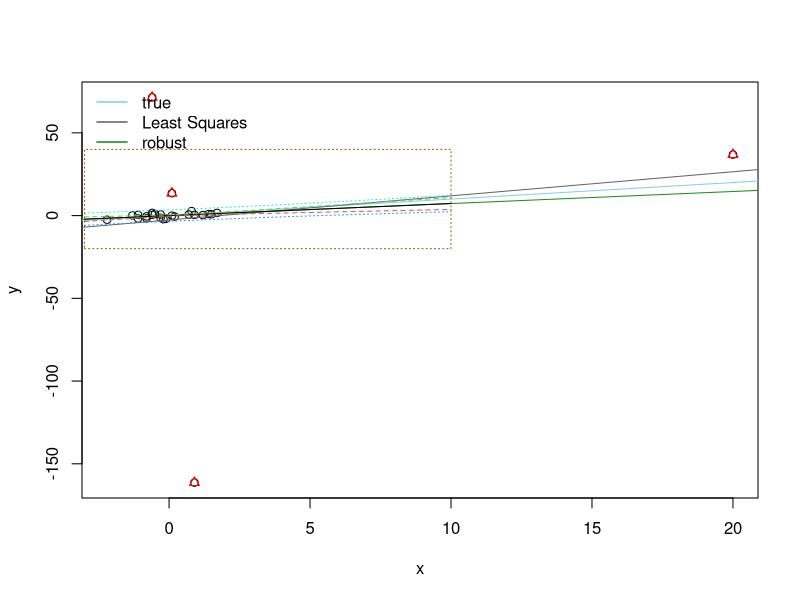
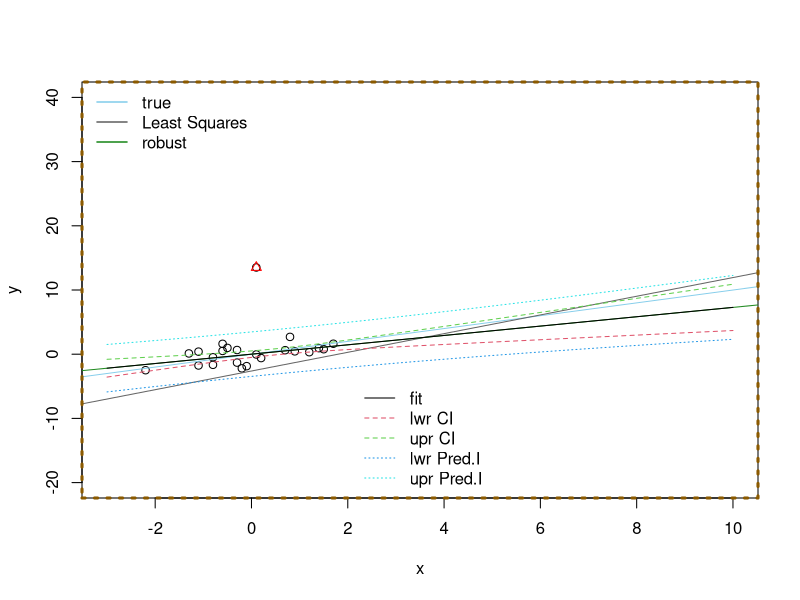

These charts were generated, in order, by the following R code:
library(robustbase)


### Name: predict.lmrob
### Title: Predict method for Robust Linear Model ("lmrob") Fits
### Aliases: predict.lmrob
### Keywords: robust regression

### ** Examples

## Predictions --- artificial example -- closely following  example(predict.lm)

set.seed(5)
n <- length(x <- sort(c(round(rnorm(25), 1), 20)))
y <- x + rnorm(n)
iO <- c(sample(n-1, 3), n)
y[iO] <- y[iO] + 10*rcauchy(iO)

p.ex <- function(...) {
  plot(y ~ x, ...); abline(0,1, col="sky blue")
  points(y ~ x, subset=iO, col="red", pch=2)
  abline(lm   (y ~ x), col = "gray40")
  abline(lmrob(y ~ x), col = "forest green")
  legend("topleft", c("true", "Least Squares", "robust"),
         col = c("sky blue", "gray40", "forest green"), lwd=1.5, bty="n")
}
p.ex()

fm <- lmrob(y ~ x)
predict(fm)
new <- data.frame(x = seq(-3, 10, 0.25))
str(predict(fm, new, se.fit = TRUE))
pred.w.plim <- predict(fm, new, interval = "prediction")
pred.w.clim <- predict(fm, new, interval = "confidence")
pmat <- cbind(pred.w.clim, pred.w.plim[,-1])

matlines(new$x, pmat, lty = c(1,2,2,3,3))# add to first plot
## show zoom-in region :
rect(xleft = -3, ybottom = -20, xright = 10, ytop = 40,
     lty = 3, border="orange4")

## now zoom in :
p.ex(xlim = c(-3,10), ylim = c(-20, 40))
matlines(new$x, pmat, lty = c(1,2,2,3,3))
box(lty = 3, col="orange4", lwd=3)
legend("bottom", c("fit", "lwr CI", "upr CI", "lwr Pred.I", "upr Pred.I"),
       col = 1:5, lty=c(1,2,2,3,3), bty="n")

## Prediction intervals, special cases
##  The first three of these throw warnings
w <- 1 + x^2
fit <- lmrob(y ~ x)
wfit <- lmrob(y ~ x, weights = w)
predict(fit,       interval = "prediction")
predict(wfit,      interval = "prediction")
predict(wfit, new, interval = "prediction")
predict(wfit, new, interval = "prediction", weights = (new$x)^2) -> p.w2
p.w2
stopifnot(identical(p.w2, ## the same as using formula:
     predict(wfit, new, interval = "prediction", weights = ~x^2)))
